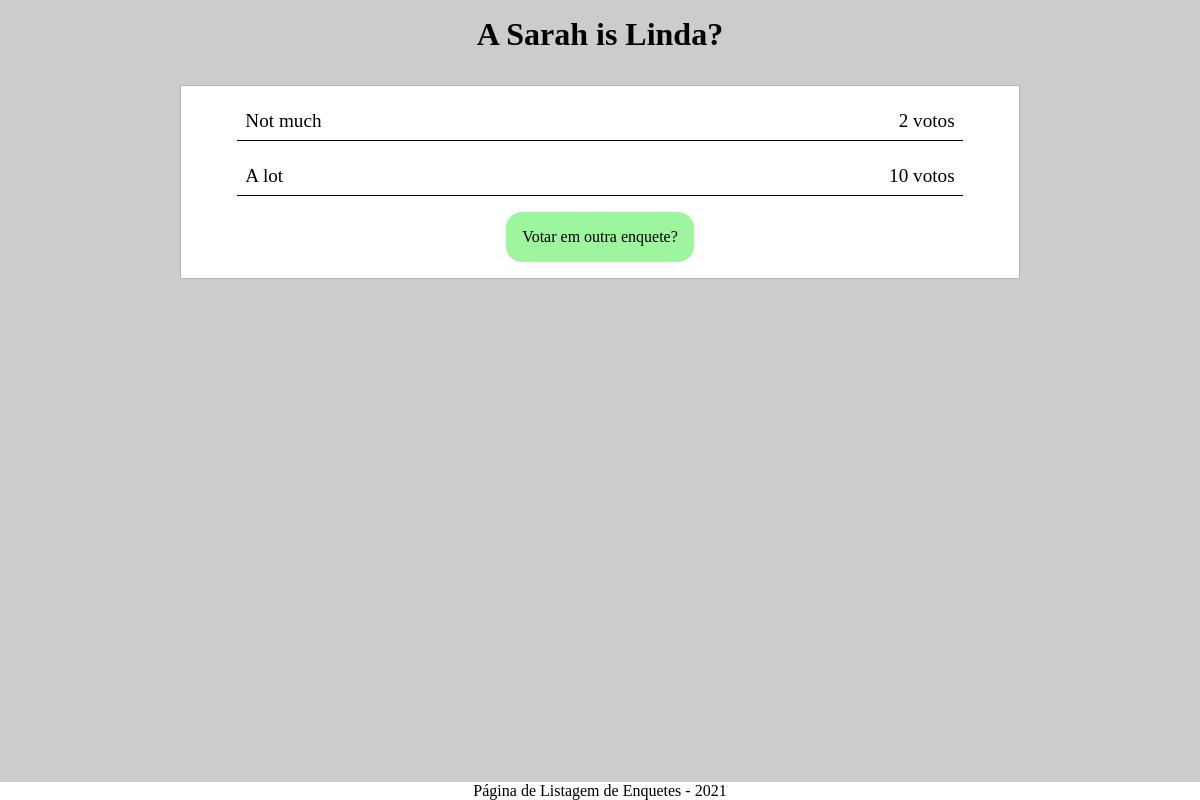
The app's page /polls/1/results/, older data.
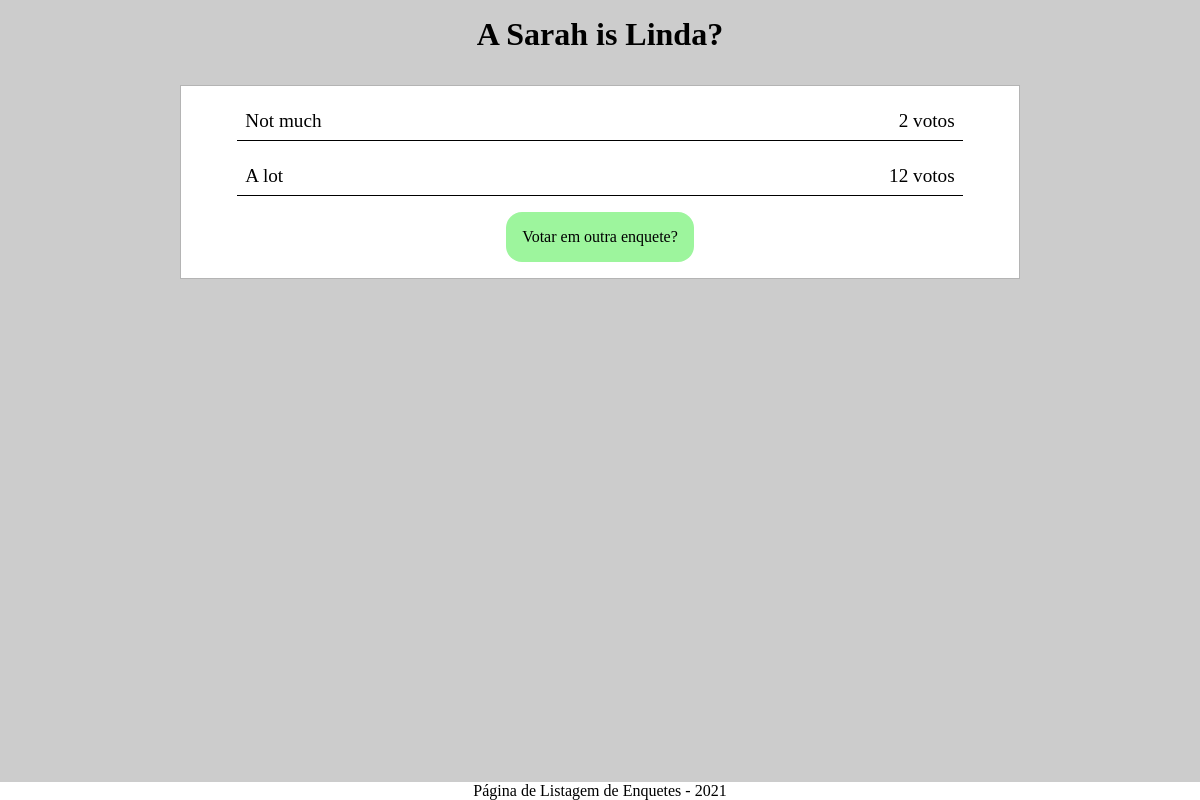
The same page, newer data.
### polls/models.py (models this page shows, shortened)
class Choice(models.Model):
    question = models.ForeignKey(Question, on_delete=models.CASCADE)
    choice_text = models.CharField(max_length=200)
    votes = models.IntegerField(default=0)

### polls/views.py (the view)
# urls.py: path('<int:pk>/results/', views.ResultsView.as_view(), name='results'),
class ResultsView(generic.DetailView):
    model = Question
    template_name = "polls/results.html"

### polls/templates/polls/results.html (shortened to what this page needs)
{% load static %}
<!DOCTYPE html>
<html lang="pt-br">
  <head>
    <link rel="stylesheet" type="text/css" href="{% static "polls/results.css"%}">
  </head>
  <body>
    <header>
      <h1>{{question.question_text}}</h1>
    </header>
    <main>
      <div class="choices-group">
        {% for choice in question.choice_set.all %}
        <div class="option-group">
          <p>{{ choice.choice_text }}</p>
          <p>{{ choice.votes }} voto{{ choice.votes|pluralize }}</p>
        </div>
        {% endfor %}
        <a href="{% url 'polls:index' %}">Votar em outra enquete?</a>
      </div>
    </main>
    <footer>
      <p>Página de Listagem de Enquetes - 2021</p>
    </footer>
  </body>
</html>

Row changes from the older to the newer data that the page shows:
changed Choice "A lot": votes "10" → "12"
